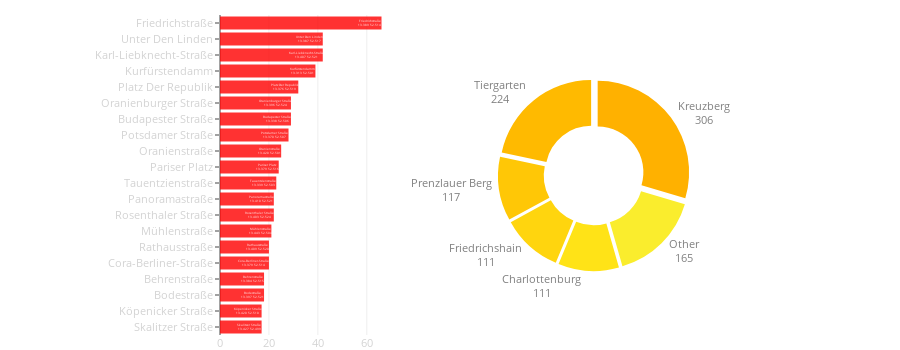

The cell this chart's notebook holds for it:
### Code cell
def street_area_combine_plot(streets_barchart_y, 
                             streets_barchart_x,
                             lat, lon,
                             areas_barchart_values, 
                             areas_piechart_labels):    
    HOLE = 0.5
    PULL = 0.05
    PIE_AREA_X = [0.1, 1.0]
    PIE_AREA_Y = [0.2, 0.8]
    BAR_CHART_OPACITY = 0.8
    BAR_CHART_COLOR = 'red'
    BAR_CHART_CM = "Wistia"
    BAR_CHART_LEGEND_X = 0.55
    BAR_CHART_LEGEND_Y = 0.0
    
    TICK_LEN = 4
    PLOT_HEIGHT = 350
    PLOT_WIDTH = 900
    BAR_CHART_AREA_X = [0, 0.25]
    BAR_CHART_AREA_Y = [0, 1.0]
    MARGIN = go.layout.Margin(l=220, t=15, b=15, r=0)
    
    BAR_CHART_FONT_COLOR = 'lightgrey'
    BAR_CHART_FONT_SIZE = 11
    PIE_CHART_FONT_COLOR = 'grey'
    PIE_CHART_FONT_SIZE = 11
    
    MIN_COLOR_VALUE = 0.20
    MAX_COLOR_VALUE = 0.60
    
    colormap = matplotlib.cm.get_cmap(BAR_CHART_CM)
    
    norm_val = np.linspace(MAX_COLOR_VALUE, 
                           MIN_COLOR_VALUE, 
                           len(areas_barchart_values))
    
    pieces_colors = list(map(lambda x: 
                             matplotlib.colors.rgb2hex(colormap(x)), 
                             norm_val))
    
    round3 = lambda x: round(float(x), 3)
    hover_format = lambda x, y, z: "{}<br>{:.3f} {:.3f}".format(x, round3(y), round3(z))
    bar_hover = list(map(hover_format, streets_barchart_y, lat, lon))
    
    data = [go.Bar(y=streets_barchart_y,
                    x=streets_barchart_x,
                    marker=dict(color=BAR_CHART_COLOR), 
                    orientation='h',
                    text=bar_hover,
                    hoverinfo='text',
                    opacity=BAR_CHART_OPACITY, 
                    showlegend=False),

            go.Pie(values=areas_barchart_values,
                    labels=areas_piechart_labels,
                    domain=dict(x=PIE_AREA_X, y=PIE_AREA_Y),
                    hoverinfo="label+percent+value",
                    textinfo='label+value', 
                    textposition='outside',
                    hole=HOLE,
                    sort=False,
                    textfont=dict(size=PIE_CHART_FONT_SIZE, 
                                  color=PIE_CHART_FONT_COLOR),
                    marker=dict(colors=pieces_colors), 
                    pull=PULL)]
    
    layout = go.Layout(height=PLOT_HEIGHT, width=PLOT_WIDTH,
                       showlegend=False, 
                       margin=MARGIN, 
                       hovermode='closest',
                       xaxis=dict(domain=BAR_CHART_AREA_X, 
                                  tickfont=dict(color=BAR_CHART_FONT_COLOR,
                                                size=BAR_CHART_FONT_SIZE)),
                       yaxis=dict(domain=BAR_CHART_AREA_Y, 
                                  autorange="reversed", 
                                  ticklen=TICK_LEN, 
                                  tickfont=dict(size=BAR_CHART_FONT_SIZE, 
                                                color=BAR_CHART_FONT_COLOR)))
    fig = go.Figure(data=data, layout=layout)
    py.iplot(fig, show_link=False)

    
N_AREAS_VISUALIZED = 5
N_STREETS_VISUALIZED = 20
OTHER_LABEL = "Other"

streets_table_shrinked = streets_table[:N_STREETS_VISUALIZED]
area_activity_shrinked = area_activity[:N_AREAS_VISUALIZED] + [sum(area_activity[N_AREAS_VISUALIZED+1:])]
areas_labels_shrinked = areas[:N_AREAS_VISUALIZED] + [OTHER_LABEL]

street_area_combine_plot(streets_table_shrinked[STREET_COLUMN],
                         streets_table_shrinked['counter'],
                         streets_table_shrinked['latitude'],
                         streets_table_shrinked['longtitude'],
                         area_activity_shrinked,
                         areas_labels_shrinked)

### Figure 1 — Plotly figure (JSON) as saved in the notebook; plotly's stock layout.template omitted (floating-point values rounded to 4 significant figures)
{"data": [{"hoverinfo": "text", "marker": {"color": "red"}, "opacity": 0.8, "orientation": "h", "showlegend": false, "text": ["Friedrichstraße<br>13.389 52.514", "Unter Den Linden<br>13.387 52.517", "Karl-Liebknecht-Straße<br>13.407 52.521", "Kurfürstendamm<br>13.313 52.501", "Platz Der Republik<br>13.376 52.519", "Oranienburger Straße<br>13.396 52.524", "Budapester Straße<br>13.338 52.506", "Potsdamer Straße<br>13.370 52.507", "Oranienstraße<br>13.420 52.501", "Pariser Platz<br>13.379 52.516", "Tauentzienstraße<br>13.339 52.503", "Panoramastraße<br>13.410 52.521", "Rosenthaler Straße<br>13.403 52.524", "Mühlenstraße<br>13.443 52.504", "Rathausstraße<br>13.409 52.520", "Cora-Berliner-Straße<br>13.379 52.514", "Behrenstraße<br>13.384 52.515", "Bodestraße<br>13.397 52.521", "Köpenicker Straße<br>13.420 52.510", "Skalitzer Straße<br>13.427 52.499"], "type": "bar", "uid": "da25089c-2726-11e9-a59d-3c15c2cf2370", "x": [66, 42, 42, 39, 32, 29, 29, 28, 25, 24, 23, 22, 22, 21, 20, 20, 18, 18, 17, 17], "y": ["Friedrichstraße", "Unter Den Linden", "Karl-Liebknecht-Straße", "Kurfürstendamm", "Platz Der Republik", "Oranienburger Straße", "Budapester Straße", "Potsdamer Straße", "Oranienstraße", "Pariser Platz", "Tauentzienstraße", "Panoramastraße", "Rosenthaler Straße", "Mühlenstraße", "Rathausstraße", "Cora-Berliner-Straße", "Behrenstraße", "Bodestraße", "Köpenicker Straße", "Skalitzer Straße"]}, {"domain": {"x": [0.1, 1], "y": [0.2, 0.8]}, "hole": 0.5, "hoverinfo": "label+percent+value", "labels": ["Kreuzberg", "Tiergarten", "Prenzlauer Berg", "Friedrichshain", "Charlottenburg", "Other"], "marker": {"colors": ["#ffb100", "#ffba00", "#ffc706", "#ffd50e", "#ffe317", "#faed2d"]}, "pull": 0.05, "sort": false, "textfont": {"color": "grey", "size": 11}, "textinfo": "label+value", "textposition": "outside", "type": "pie", "uid": "da250a90-2726-11e9-a39b-3c15c2cf2370", "values": [306, 224, 117, 111, 111, 165]}], "layout": {"height": 350, "hovermode": "closest", "margin": {"b": 15, "l": 220, "r": 0, "t": 15}, "showlegend": false, "width": 900, "xaxis": {"domain": [0, 0.25], "tickfont": {"color": "lightgrey", "size": 11}}, "yaxis": {"autorange": "reversed", "domain": [0, 1], "tickfont": {"color": "lightgrey", "size": 11}, "ticklen": 4}}}
